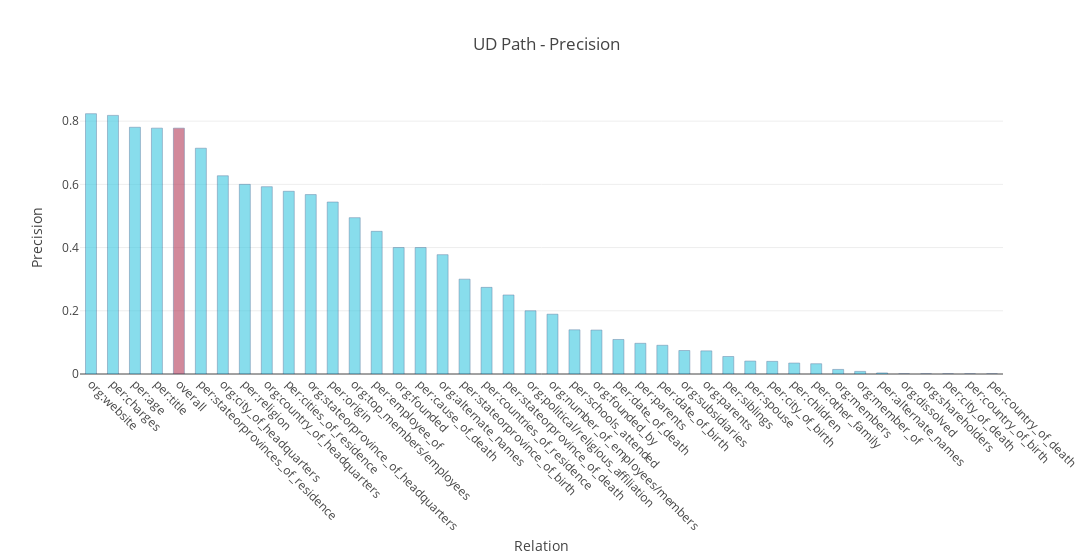

The code cell stored with this chart in its notebook:
### Code cell
import plotly.graph_objs as go

overall_index = next(i for (i, (relation, score)) in enumerate(stats) if relation == 'overall')

colors = ['rgb(58,200,225)'] * len(stats)
colors[overall_index] = 'rgb(181,59,89)'


trace1 = go.Bar(
    x=[stat[0] for stat in stats],
    y=[stat[1] for stat in stats],
    name='Precision',
    width=0.5,
    marker=dict(
        color=colors,
        line=dict(
            color='rgb(8,48,107)',
            width=0.5),
        ),
    opacity=0.6
)

data = [trace1]
layout = go.Layout(
    title='UD Path - Precision',
    xaxis_title="Relation",
    yaxis_title="Precision",        
    barmode='overlay',
    width=1200,
    xaxis = go.layout.XAxis(
        tickangle = 45,
        automargin = True
        
    )
    
        
)

fig = go.Figure(data=data, layout=layout)
iplot(fig)

### Figure 1 — Plotly figure (JSON) as saved in the notebook; plotly's stock layout.template omitted (floating-point values rounded to 4 significant figures)
{"data": [{"marker": {"color": ["rgb(58,200,225)", "rgb(58,200,225)", "rgb(58,200,225)", "rgb(58,200,225)", "rgb(181,59,89)", "rgb(58,200,225)", "rgb(58,200,225)", "rgb(58,200,225)", "rgb(58,200,225)", "rgb(58,200,225)", "rgb(58,200,225)", "rgb(58,200,225)", "rgb(58,200,225)", "rgb(58,200,225)", "rgb(58,200,225)", "rgb(58,200,225)", "rgb(58,200,225)", "rgb(58,200,225)", "rgb(58,200,225)", "rgb(58,200,225)", "rgb(58,200,225)", "rgb(58,200,225)", "rgb(58,200,225)", "rgb(58,200,225)", "rgb(58,200,225)", "rgb(58,200,225)", "rgb(58,200,225)", "rgb(58,200,225)", "rgb(58,200,225)", "rgb(58,200,225)", "rgb(58,200,225)", "rgb(58,200,225)", "rgb(58,200,225)", "rgb(58,200,225)", "rgb(58,200,225)", "rgb(58,200,225)", "rgb(58,200,225)", "rgb(58,200,225)", "rgb(58,200,225)", "rgb(58,200,225)", "rgb(58,200,225)", "rgb(58,200,225)"], "line": {"color": "rgb(8,48,107)", "width": 0.5}}, "name": "Precision", "opacity": 0.6, "type": "bar", "uid": "7579a1e6-c34c-402f-acc3-bad04fe9117f", "width": 0.5, "x": ["org:website", "per:charges", "per:age", "per:title", "overall", "per:stateorprovinces_of_residence", "org:city_of_headquarters", "per:religion", "org:country_of_headquarters", "per:cities_of_residence", "org:stateorprovince_of_headquarters", "per:origin", "org:top_members/employees", "per:employee_of", "org:founded", "per:cause_of_death", "org:alternate_names", "per:stateorprovince_of_birth", "per:countries_of_residence", "per:stateorprovince_of_death", "org:political/religious_affiliation", "org:number_of_employees/members", "per:schools_attended", "org:founded_by", "per:date_of_death", "per:parents", "per:date_of_birth", "org:subsidiaries", "org:parents", "per:siblings", "per:spouse", "per:city_of_birth", "per:children", "per:other_family", "org:members", "org:member_of", "per:alternate_names", "org:dissolved", "org:shareholders", "per:city_of_death", "per:country_of_birth", "per:country_of_death"], "y": [0.8235, 0.8182, 0.7806, 0.7778, 0.7778, 0.7143, 0.6271, 0.6, 0.5926, 0.5781, 0.5676, 0.5441, 0.4946, 0.4514, 0.4, 0.4, 0.3775, 0.3, 0.2741, 0.25, 0.2, 0.1892, 0.1398, 0.139, 0.1092, 0.0971, 0.0909, 0.0743, 0.0732, 0.0554, 0.0409, 0.04, 0.0346, 0.0325, 0.0145, 0.0083, 0.0034, 0, 0, 0, 0, 0]}], "layout": {"barmode": "overlay", "title": {"text": "UD Path - Precision"}, "width": 1200, "xaxis": {"automargin": true, "tickangle": 45, "title": {"text": "Relation"}}, "yaxis": {"title": {"text": "Precision"}}}}
